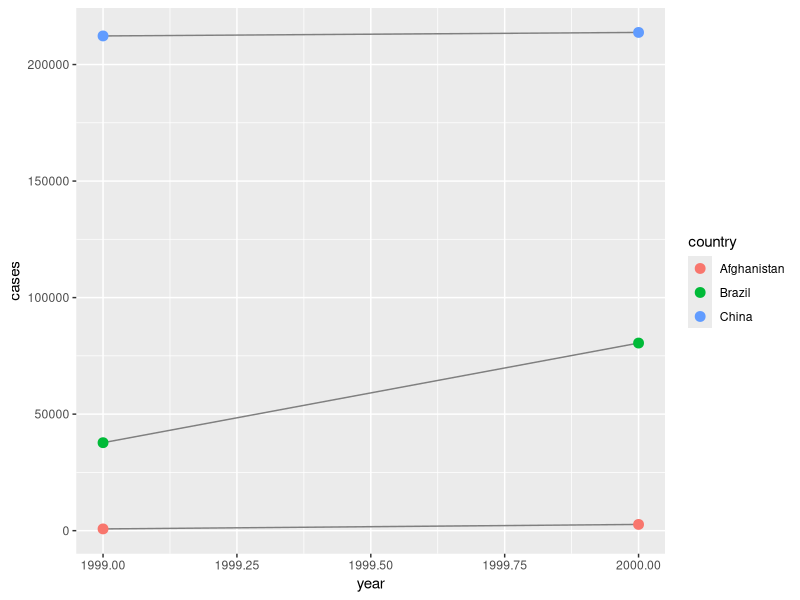
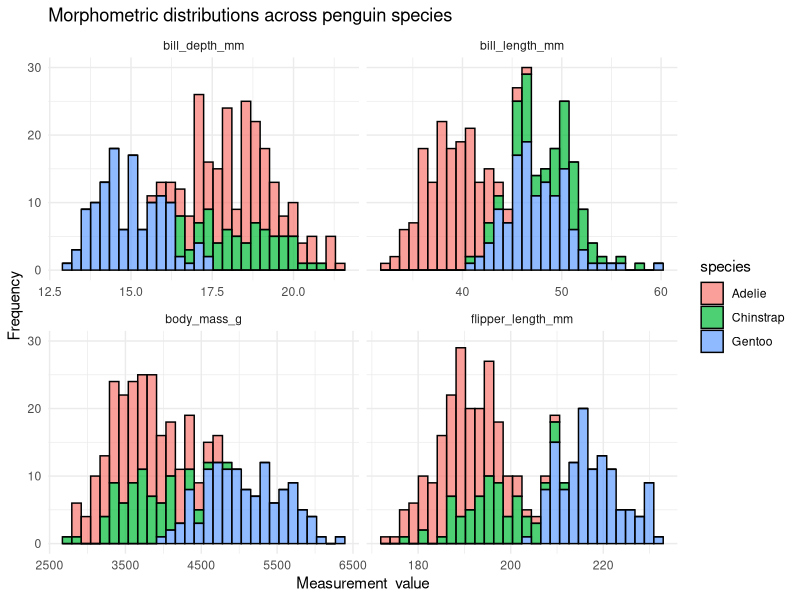

Reproduce these figures in R, in order. (Note: this script raises an error after producing the figures.)
## ---- chunk 1
library(tidyverse)
library(palmerpenguins)
## ---- chunk 2
table1
#> # A tibble: 6 × 4
#>   country      year  cases population
#>   <chr>       <int>  <int>      <int>
#> 1 Afghanistan  1999    745   19987071
#> 2 Afghanistan  2000   2666   20595360
#> 3 Brazil       1999  37737  172006362
#> 4 Brazil       2000  80488  174504898
#> 5 China        1999 212258 1272915272
#> 6 China        2000 213766 1280428583
table2
#> # A tibble: 12 × 4
#>   country      year type           count
#>   <chr>       <int> <chr>          <int>
#> 1 Afghanistan  1999 cases            745
#> 2 Afghanistan  1999 population  19987071
#> 3 Afghanistan  2000 cases           2666
#> 4 Afghanistan  2000 population  20595360
#> 5 Brazil       1999 cases          37737
#> 6 Brazil       1999 population 172006362
#> # ... with 6 more rows
table3
#> # A tibble: 6 × 3
#>   country      year rate             
#> * <chr>       <int> <chr>            
#> 1 Afghanistan  1999 745/19987071     
#> 2 Afghanistan  2000 2666/20595360    
#> 3 Brazil       1999 37737/172006362  
#> 4 Brazil       2000 80488/174504898  
#> 5 China        1999 212258/1272915272
#> 6 China        2000 213766/1280428583
## ---- chunk 3
table1 %>%
  mutate(rate = cases / population*10000)
#> # A tibble: 6 × 5
#>   country      year  cases population  rate
#>   <chr>       <int>  <int>      <int> <dbl>
#> 1 Afghanistan  1999    745   19987071 0.373
#> 2 Afghanistan  2000   2666   20595360 1.29 
#> 3 Brazil       1999  37737  172006362 2.19 
#> 4 Brazil       2000  80488  174504898 5.61 
#> 5 China        1999 212258 1272915272 1.67 
#> 6 China        2000 213766 1280428583 1.67

# Compute cases per year
table1 %>% 
  count(year, wt = cases)
#> # A tibble: 2 × 2
#>    year      n
#>   <int>  <int>
#> 1  1999 250740
#> 2  2000 296920

# Visualize changes over time 
library(ggplot2)
ggplot(table1, aes(year, cases)) +
  geom_line(aes(group = country), colour = "grey50") +
  geom_point(aes(colour = country), size = 3)
## ---- chunk 4
billboard
#> # A tibble: 317 × 79
#>   artist       track               date.entered   wk1   wk2   wk3   wk4   wk5
#>   <chr>        <chr>               <date>       <dbl> <dbl> <dbl> <dbl> <dbl>
#> 1 2 Pac        Baby Don't Cry (Ke... 2000-02-26      87    82    72    77    87
#> 2 2Ge+her      The Hardest Part O... 2000-09-02      91    87    92    NA    NA
#> 3 3 Doors Down Kryptonite          2000-04-08      81    70    68    67    66
#> 4 3 Doors Down Loser               2000-10-21      76    76    72    69    67
#> 5 504 Boyz     Wobble Wobble       2000-04-15      57    34    25    17    17
#> 6 98^0         Give Me Just One N... 2000-08-19      51    39    34    26    26
#> # ℹ 311 more rows
#> # ℹ 71 more variables: wk6 <dbl>, wk7 <dbl>, wk8 <dbl>, wk9 <dbl>, ...
## ---- chunk 5
billboard |> 
  pivot_longer(
    cols = starts_with("wk"), 
    names_to = "week", 
    values_to = "rank"
  )
#> # A tibble: 24,092 × 5
#>    artist track                   date.entered week   rank
#>    <chr>  <chr>                   <date>       <chr> <dbl>
#>  1 2 Pac  Baby Don't Cry (Keep... 2000-02-26   wk1      87
#>  2 2 Pac  Baby Don't Cry (Keep... 2000-02-26   wk2      82
#>  3 2 Pac  Baby Don't Cry (Keep... 2000-02-26   wk3      72
#>  4 2 Pac  Baby Don't Cry (Keep... 2000-02-26   wk4      77
#>  5 2 Pac  Baby Don't Cry (Keep... 2000-02-26   wk5      87
#>  6 2 Pac  Baby Don't Cry (Keep... 2000-02-26   wk6      94
#>  #> # ℹ 24,082 more rows
## ---- chunk 6
billboard |> 
  pivot_longer(
    cols = starts_with("wk"), 
    names_to = "week", 
    values_to = "rank",
    values_drop_na = TRUE
)
#> # A tibble: 5,307 × 5
#>   artist track                   date.entered week   rank
#>   <chr>  <chr>                   <date>       <chr> <dbl>
#> 1 2 Pac  Baby Don't Cry (Keep... 2000-02-26   wk1      87
#> 2 2 Pac  Baby Don't Cry (Keep... 2000-02-26   wk2      82
#> 3 2 Pac  Baby Don't Cry (Keep... 2000-02-26   wk3      72
#> 4 2 Pac  Baby Don't Cry (Keep... 2000-02-26   wk4      77
#> 5 2 Pac  Baby Don't Cry (Keep... 2000-02-26   wk5      87
#> 6 2 Pac  Baby Don't Cry (Keep... 2000-02-26   wk6      94
#> # ℹ 5,301 more rows

## ---- chunk 7
df <- tribble(
  ~id,  ~bp1, ~bp2,
   "A",  100,  120,
   "B",  140,  115,
   "C",  120,  125
)

df |>
  pivot_longer(
    cols = bp1:bp2 , 
    names_to = "measurement" , 
    values_to = "value"
  )

#> # A tibble: 6 × 3
#>   id    measurement value
#>   <chr> <chr>       <dbl>
#> 1 A     bp1           100
#> 2 A     bp2           120
#> 3 B     bp1           140
#> 4 B     bp2           115
#> 5 C     bp1           120
#> 6 C     bp2           125
## ---- chunk 8
cms_patient_experience
#> # A tibble: 500 × 5
#>   org_pac_id org_nm                     measure_cd   measure_title   prf_rate
#>   <chr>      <chr>                      <chr>        <chr>              <dbl>
#> 1 0446157747 USC CARE MEDICAL GROUP INC CAHPS_GRP_1  CAHPS for MIPS...       63
#> 2 0446157747 USC CARE MEDICAL GROUP INC CAHPS_GRP_2  CAHPS for MIPS...       87
#> 3 0446157747 USC CARE MEDICAL GROUP INC CAHPS_GRP_3  CAHPS for MIPS...       86
#> 4 0446157747 USC CARE MEDICAL GROUP INC CAHPS_GRP_5  CAHPS for MIPS...       57
#> 5 0446157747 USC CARE MEDICAL GROUP INC CAHPS_GRP_8  CAHPS for MIPS...       85
#> 6 0446157747 USC CARE MEDICAL GROUP INC CAHPS_GRP_12 CAHPS for MIPS...       24
#> # ℹ 494 more rows

cms_patient_experience |> 
  distinct(measure_cd, measure_title)
#> # A tibble: 6 × 2
#>   measure_cd   measure_title                                                 
#>   <chr>        <chr>                                                         
#> 1 CAHPS_GRP_1  CAHPS for MIPS SSM: Getting Timely Care, Appointments, and In...
#> 2 CAHPS_GRP_2  CAHPS for MIPS SSM: How Well Providers Communicate            
#> 3 CAHPS_GRP_3  CAHPS for MIPS SSM: Patient's Rating of Provider              
#> 4 CAHPS_GRP_5  CAHPS for MIPS SSM: Health Promotion and Education            
#> 5 CAHPS_GRP_8  CAHPS for MIPS SSM: Courteous and Helpful Office Staff        
#> 6 CAHPS_GRP_12 CAHPS for MIPS SSM: Stewardship of Patient Resources

cms_patient_experience |> 
  pivot_wider(
    names_from = measure_cd,
    values_from = prf_rate
  )
#> # A tibble: 500 × 9
#>   org_pac_id org_nm                   measure_title   CAHPS_GRP_1 CAHPS_GRP_2
#>   <chr>      <chr>                    <chr>                 <dbl>       <dbl>
#> 1 0446157747 USC CARE MEDICAL GROUP ... CAHPS for MIPS...          63          NA
#> 2 0446157747 USC CARE MEDICAL GROUP ... CAHPS for MIPS...          NA          87
#> 3 0446157747 USC CARE MEDICAL GROUP ... CAHPS for MIPS...          NA          NA
#> 4 0446157747 USC CARE MEDICAL GROUP ... CAHPS for MIPS...          NA
#> 5 0446157747 USC CARE MEDICAL GROUP ... CAHPS for MIPS...          NA          NA
#> 6 0446157747 USC CARE MEDICAL GROUP ... CAHPS for MIPS...          NA          NA
#> # ℹ 494 more rows
#> # ℹ 4 more variables: CAHPS_GRP_3 <dbl>, CAHPS_GRP_5 <dbl>, ...

cms_patient_experience |> 
  pivot_wider(
    id_cols = starts_with("org"),
    names_from = measure_cd,
    values_from = prf_rate
  )
#> # A tibble: 95 × 8
#>   org_pac_id org_nm           CAHPS_GRP_1 CAHPS_GRP_2 CAHPS_GRP_3 CAHPS_GRP_5
#>   <chr>      <chr>                  <dbl>       <dbl>       <dbl>       <dbl>
#> 1 0446157747 USC CARE MEDICA...          63          87          86          57
#> 2 0446162697 ASSOCIATION OF ...          59          85          83          63
#> 3 0547164295 BEAVER MEDICAL ...          49          NA          75          44
#> 4 0749333730 CAPE PHYSICIANS...          67          84          85          65
#> 5 0840104360 ALLIANCE PHYSIC...          66          87          87          64
#> 6 0840109864 REX HOSPITAL INC          73          87          84          67
#> # ℹ 89 more rows
#> # ℹ 2 more variables: CAHPS_GRP_8 <dbl>, CAHPS_GRP_12 <dbl>
## ---- chunk 9
df <- tribble(
  ~id, ~measurement, ~value,
  "A",        "bp1",    100,
  "B",        "bp1",    140,
  "B",        "bp2",    115, 
  "A",        "bp2",    120,
  "A",        "bp3",    105
)

df |> 
  pivot_wider(
    names_from = measurement,
    values_from = value
  )
#> # A tibble: 2 × 4
#>   id      bp1   bp2   bp3
#>   <chr> <dbl> <dbl> <dbl>
#> 1 A       100   120   105
#> 2 B       140   115    NA

df |> 
  distinct(measurement) |> 
  pull()
#> [1] "bp1" "bp2" "bp3"


df |> 
  select(-measurement, -value) |> 
  distinct()
#> # A tibble: 2 × 1
#>   id   
#>   <chr>
#> 1 A    
#> 2 B

df |> 
  select(-measurement, -value) |> 
  distinct() |> 
  mutate(x = NA, y = NA, z = NA)
#> # A tibble: 2 × 4
#>   id    x     y     z    
#>   <chr> <lgl> <lgl> <lgl>
#> 1 A     NA    NA    NA   
#> 2 B     NA    NA    NA
## ---- chunk 10
library(palmerpenguins)

# Create a long version of the penguins dataset

penguins_long <- penguins |>
  pivot_longer(
    cols = c(bill_length_mm, bill_depth_mm, flipper_length_mm, body_mass_g),
    names_to = "measurement_type",
    values_to = "value"
  )
# View the result
head(penguins_long)
## ---- chunk 11
penguins_long |>
  drop_na(value) |>
  #filter(measurement_type == "bill_length_mm") |>
ggplot(aes(x = value, fill = species)) +
  geom_histogram(bins = 30, alpha = 0.7, colour= "black") +
  facet_wrap(~ measurement_type, scales = "free_x") +
  theme_minimal() +
  labs(
    title = "Morphometric distributions across penguin species",
    x = "Measurement  value",
    y = "Frequency"
  )

## ---- chunk 12
mass_summary <- penguins |>
  drop_na(body_mass_g) |>
  group_by(species, island) |>
  summarise(mean_mass = mean(body_mass_g))

head(mass_summary)
mass_matrix <- mass_summary |>
  pivot_wider(
    names_from = island,
    values_from = mean_mass
  )
head(mass_matrix)
## ---- chunk 13
table3
#> # A tibble: 6 × 3
#>   country      year rate             
#> * <chr>       <int> <chr>            
#> 1 Afghanistan  1999 745/19987071     
#> 2 Afghanistan  2000 2666/20595360    
#> 3 Brazil       1999 37737/172006362  
#> 4 Brazil       2000 80488/174504898  
#> 5 China        1999 212258/1272915272
#> 6 China        2000 213766/1280428583

table3 %>% 
  separate(rate, into = c("cases", "population"))
#> # A tibble: 6 × 4
#>   country      year cases  population
#>   <chr>       <int> <chr>  <chr>     
#> 1 Afghanistan  1999 745    19987071  
#> 2 Afghanistan  2000 2666   20595360  
#> 3 Brazil       1999 37737  172006362 
#> 4 Brazil       2000 80488  174504898 
#> 5 China        1999 212258 1272915272
#> 6 China        2000 213766 1280428583

table3 %>% 
  separate(rate, into = c("cases", "population"), sep = "/")

table3 %>% 
  separate(rate, into = c("cases", "population"), convert = TRUE)
#> # A tibble: 6 × 4
#>   country      year  cases population
#>   <chr>       <int>  <int>      <int>
#> 1 Afghanistan  1999    745   19987071
#> 2 Afghanistan  2000   2666   20595360
#> 3 Brazil       1999  37737  172006362
#> 4 Brazil       2000  80488  174504898
#> 5 China        1999 212258 1272915272
#> 6 China        2000 213766 1280428583


table3 %>% 
  separate(year, into = c("century", "year"), sep = 2)
#> # A tibble: 6 × 4
#>   country     century year  rate             
#>   <chr>       <chr>   <chr> <chr>            
#> 1 Afghanistan 19      99    745/19987071     
#> 2 Afghanistan 20      00    2666/20595360    
#> 3 Brazil      19      99    37737/172006362  
#> 4 Brazil      20      00    80488/174504898  
#> 5 China       19      99    212258/1272915272
#> 6 China       20      00    213766/1280428583

table5 %>% 
  unite(new, century, year, sep = "")
#> # A tibble: 6 × 3
#>   country     new   rate             
#>   <chr>       <chr> <chr>            
#> 1 Afghanistan 1999  745/19987071     
#> 2 Afghanistan 2000  2666/20595360    
#> 3 Brazil      1999  37737/172006362  
#> 4 Brazil      2000  80488/174504898  
#> 5 China       1999  212258/1272915272
#> 6 China       2000  213766/1280428583
## ---- chunk 14
library(tidyverse)

# A remarkably messy data frame of field sites
messy_sites <- tibble(
  site_id = c(" Nelly Bay", "nelly_bay", "NELLY BAY", " Geoffrey_Bay ", "geoffrey bay")
)

# Using stringr within mutate to standardize the text
clean_sites <- messy_sites |>
  mutate(
    # 1. Convert everything to lowercase
    site_clean = str_to_lower(site_id),
    # 2. Replace any spaces with underscores
    site_clean = str_replace_all(site_clean, pattern = " ", replacement = "_"),
    # 3. Trim any leading or trailing whitespace (invisible spaces at the ends)
    site_clean = str_trim(site_clean)
  )

print(clean_sites)


library(lubridate)
## ---- chunk 15
# Parsing different date formats
date_1 <- dmy("25/12/2026")
date_2 <- ymd("2026-12-25")

# R now recognizes these as identical Date objects
date_1 == date_2
## ---- chunk 16
# A tibble of raw sensor data with a messy character timestamp
sensor_data <- tibble(
   raw_time = c("14-05-2026 08:30:00", "14-05-2026 08:45:00", "14-05-2026 09:00:00"),
  temperature = c(24.5, 24.6, 24.4)
)

# Converting character strings to true POSIXct datetime objects
sensor_clean <- sensor_data |>
  mutate(
    true_time = dmy_hms(raw_time)
  )
print(sensor_clean)
## ---- chunk 17
# Table 1: Biological observation data
observations <- tibble(
   site_code = c("NB", "GB", "MI", "NB", "HB"),
  species = c("Trout", "Snapper", "Trout", "Cod", "Trout"),
  count = c(5, 2, 1, 3, 8)
)

# Table 2: Spatial metadata
site_metadata <- tibble(
  site_code = c("NB", "GB", "MI", "RP", "WP"),
  zone = c("Marine National Park", "Conservation Park", "Habitat Protection", "General Use", "Other Use"),
  lat = c(-19.16, -19.15, -19.14, -19.12, -19.11)
)

# Joining metadata to our observations
joined_data <- observations |>
  left_join(site_metadata, by = join_by(site_code))

print(joined_data)

# matching the tables together to see if they have any row that completely match with one another
matched_data <- observations |>
  inner_join(site_metadata, by = join_by(site_code))
glimpse(matched_data)

## Missing observations
# Which observations are missing from our metadata dictionary?
missing_context <- observations |>
   anti_join(site_metadata, by = join_by(site_code))

## ---- chunk 18
# Raw data from an old temperature logger
logger_data <- tibble(
  depth_m = c(10, 20, 30, 40),
  temp_c = c(24.5, 24.1, -999, 23.5)) # -999 is a known sensor error code

# Convert the -999 error codes to true NA values
fixed_logger <- logger_data |>
  mutate(temp_c = na_if(temp_c, -999))

print(fixed_logger)
# Simulate some count data
shark_counts <- tibble(
  site = c("Reef_A", "Reef_B", "Reef_C"),
  shark_count = c(3, NA, 5)) # The NA here actually means 0 sharks were seen

# Replace NA with 0 
shark_fixed <- shark_counts |>
  mutate(shark_count = coalesce(shark_count, 0))

print(shark_fixed)

cpue_data <- tibble(
  site = c("Bay_1", "Bay_2"),
  catch = c(10, 0),
  effort_hours = c(2, 0))

# Calculating CPUE (catch / effort)
cpue_calc <- cpue_data |>
  mutate(
    cpue = catch / effort_hours)

print(cpue_calc)

# Raw catch log of coral trout species
raw_catch <- tibble(
  site = c("Reef_1", "Reef_1", "Reef_2"),
  species = c("Pmaculatus", "Pleopardus", "Pmaculatus"),
  count = c(5, 2, 8))

# Force inclusion of hidden zero-catch data
full_catch_matrix <- raw_catch |>
  complete(site, species, fill = list(count = 0))

print(full_catch_matrix)

## ---- chunk 19
sensor_log <- tibble(
  day = 1:4,
  salinity = c(35.2, 35.1, NA, 35.3)
)

# Remove any row where salinity is missing
clean_log <- sensor_log |>
  drop_na(salinity)
## ---- chunk 20
# Make sure packages are loaded
library(tidyverse)
library(palmerpenguins)

# The messy metadata provided by your colleague
island_metadata <- tibble(
  island_name = c(" biscoe", "Dream ", "Torgersen"),
  station_install = c("15/01/2003", "22-03-2004", "05/11/2001"),
  latitude = c(-64.81, -64.73, -64.76)
)

print(island_metadata)
## ---- chunk 21
library(dplyr)

# Merge the datasets
library(dplyr)

# Merge the datasets
penguins_spatial <- left_join(penguins, island_metadata(island == island_name))
# Scroll to the right to see the new columns
head(penguins_spatial)
